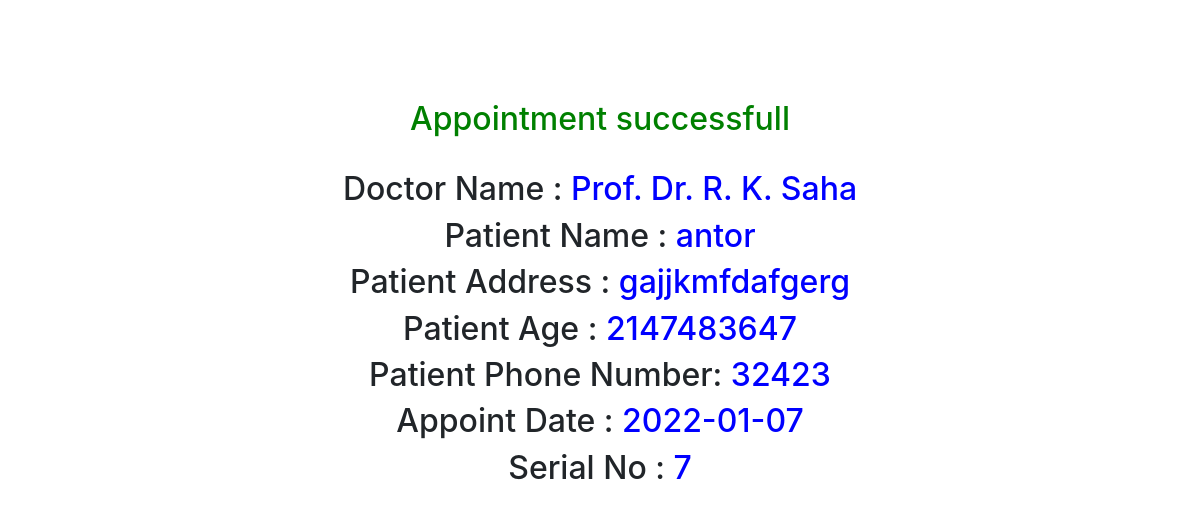
/appointment.php (signed in), run on the app's committed database.
### tables this page shows
CREATE TABLE `appointmentinfo` (
  `id` int(100) NOT NULL,
  `name` varchar(100) NOT NULL,
  `address` varchar(255) NOT NULL,
  `age` int(100) NOT NULL,
  `pnumber` int(100) NOT NULL,
  `date` date NOT NULL,
  `doctorname` varchar(100) NOT NULL
);

### appointment.php (the view, shortened to what this page needs)
<?php
include "lip/connection.php";
$sql = "SELECT * FROM appointmentinfo";
$result = $con->query($sql);
$count = $result -> num_rows;
if ($count > 0 ) {
  while($row = $result->fetch_assoc()) {
     $id = $row["id"];
     $address= $row["address"];
     $age= $row["age"];
     $date= $row["date"];
     $number= $row["pnumber"];
     $doctorname= $row["doctorname"];
  }
} else {
  echo "0 results";
}
?>
<!DOCTYPE html>
<html>
<head>
	<link rel="stylesheet" href="https://stackpath.bootstrapcdn.com/bootstrap/4.5.2/css/bootstrap.min.css">
</head>
<body>
	<div class="container">
		<h2 class="aa">Appointment successfull</h2><br>
		<h2>Doctor Name : <span ><?php echo $doctorname; ?></span>  </h2>
		<h2>Patient Name : <span ><?php echo isset($_SESSION['name'])? $_SESSION['name']:"";  ?></span>  </h2>
		<h2>Patient Address : <span><?php echo $address;  ?></span> </h2>
		<h2>Patient Age : <span><?php echo $age; ?></span> </h2>
		<h2>Patient Phone Number: <span><?php echo $number; ?></span> </h2>
		<h2>Appoint Date : <span><?php echo $date; ?></span> </h2>
		<h2>Serial No : <span><?php echo $id; ?></span> </h2>
	</div>
</body>
</html>

### appointment.php (style rules this page uses)
body { text-align: center; margin-top: 100px; }
.aa { color: green; }
span { color: blue; }

### data on the page
appointmentinfo: doctorname "Prof. Dr. R. K. Saha", address "gajjkmfdafgerg", age "2147483647", pnumber "32423", date "2022-01-07", id "7"

### other printed values
$_SESSION['name'] "antor"
